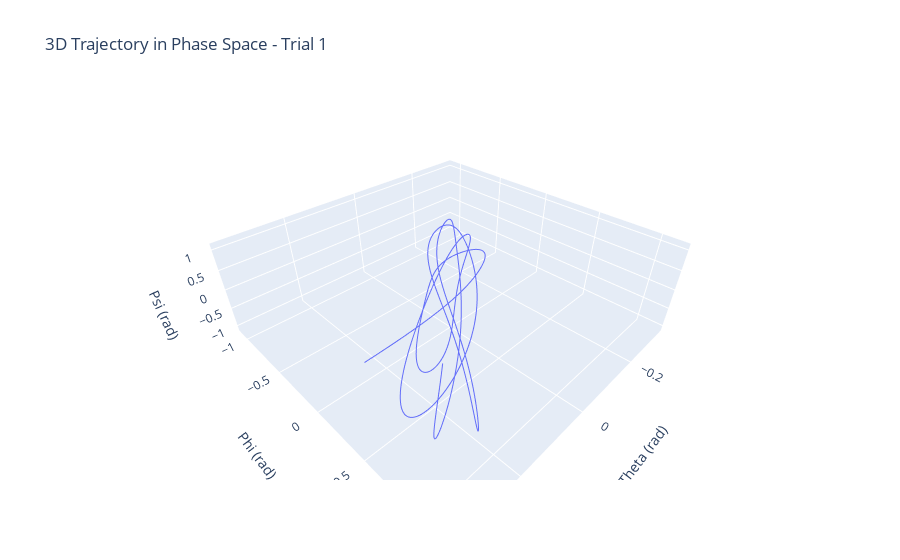
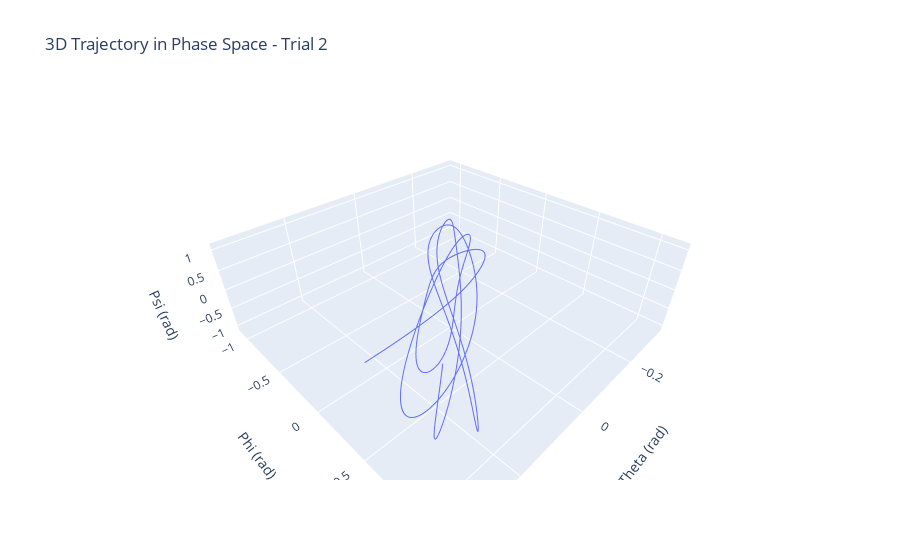
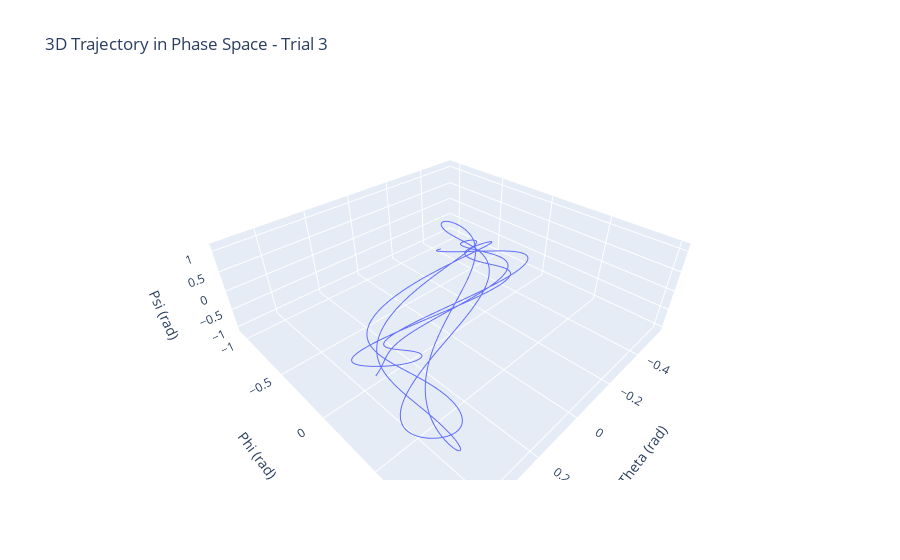
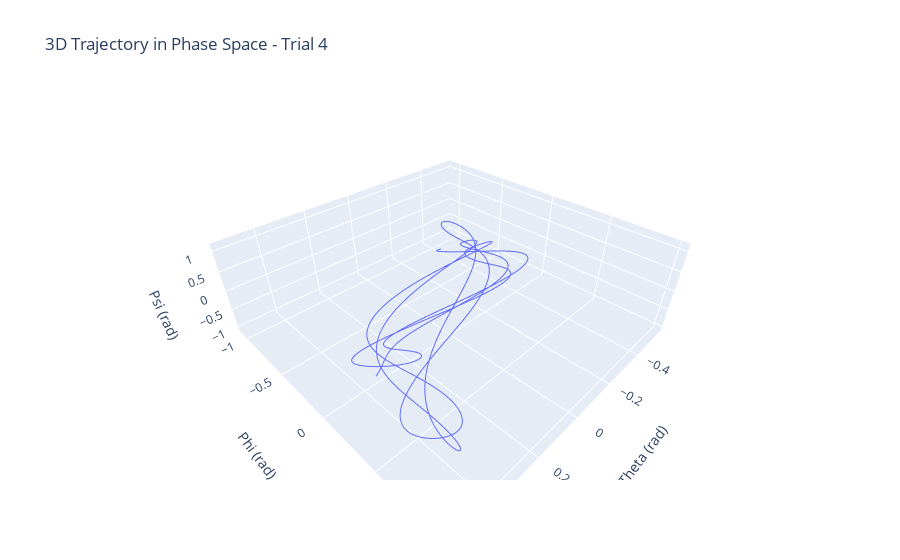

Notebook code cell kept with these figures, in order:
### Markdown cell above
Plotando os resultados

### Code cell
# Extract the results
for n in range(4):
    theta, phi, psi, omega_theta, omega_phi, omega_psi = sol[n].y

    # Create a 3D plot for each trial
    fig = go.Figure(data=[go.Scatter3d(x=theta, y=phi, z=psi, mode='lines', name=f'Trial {n+1}')])

    fig.update_layout(scene=dict(aspectratio=dict(x=1.5, y=1.5, z=0.5)))
    fig.update_layout(scene=dict(xaxis=dict(title='Theta (rad)'),
                                 yaxis=dict(title='Phi (rad)'),
                                 zaxis=dict(title='Psi (rad)')))
    fig.update_layout(title=f'3D Trajectory in Phase Space - Trial {n+1}')

    # Save the figure with index
    # Display the figure
    fig.show()

### Figure 1 — Plotly figure (JSON) as saved in the notebook; plotly's stock layout.template omitted (floating-point values rounded to 4 significant figures; data arrays with more than 128 entries replaced by an {"elided": "..."} marker saying what was removed)
{"data": [{"mode": "lines", "name": "Trial 1", "type": "scatter3d", "x": {"elided": "1000 float values"}, "y": {"elided": "1000 float values"}, "z": {"elided": "1000 float values"}}], "layout": {"scene": {"aspectratio": {"x": 1.5, "y": 1.5, "z": 0.5}, "xaxis": {"title": {"text": "Theta (rad)"}}, "yaxis": {"title": {"text": "Phi (rad)"}}, "zaxis": {"title": {"text": "Psi (rad)"}}}, "title": {"text": "3D Trajectory in Phase Space - Trial 1"}}}

### Figure 2 — Plotly figure (JSON) as saved in the notebook; plotly's stock layout.template omitted (floating-point values rounded to 4 significant figures; data arrays with more than 128 entries replaced by an {"elided": "..."} marker saying what was removed)
{"data": [{"mode": "lines", "name": "Trial 2", "type": "scatter3d", "x": {"elided": "1000 float values"}, "y": {"elided": "1000 float values"}, "z": {"elided": "1000 float values"}}], "layout": {"scene": {"aspectratio": {"x": 1.5, "y": 1.5, "z": 0.5}, "xaxis": {"title": {"text": "Theta (rad)"}}, "yaxis": {"title": {"text": "Phi (rad)"}}, "zaxis": {"title": {"text": "Psi (rad)"}}}, "title": {"text": "3D Trajectory in Phase Space - Trial 2"}}}

### Figure 3 — Plotly figure (JSON) as saved in the notebook; plotly's stock layout.template omitted (floating-point values rounded to 4 significant figures; data arrays with more than 128 entries replaced by an {"elided": "..."} marker saying what was removed)
{"data": [{"mode": "lines", "name": "Trial 3", "type": "scatter3d", "x": {"elided": "1000 float values"}, "y": {"elided": "1000 float values"}, "z": {"elided": "1000 float values"}}], "layout": {"scene": {"aspectratio": {"x": 1.5, "y": 1.5, "z": 0.5}, "xaxis": {"title": {"text": "Theta (rad)"}}, "yaxis": {"title": {"text": "Phi (rad)"}}, "zaxis": {"title": {"text": "Psi (rad)"}}}, "title": {"text": "3D Trajectory in Phase Space - Trial 3"}}}

### Figure 4 — Plotly figure (JSON) as saved in the notebook; plotly's stock layout.template omitted (floating-point values rounded to 4 significant figures; data arrays with more than 128 entries replaced by an {"elided": "..."} marker saying what was removed)
{"data": [{"mode": "lines", "name": "Trial 4", "type": "scatter3d", "x": {"elided": "1000 float values"}, "y": {"elided": "1000 float values"}, "z": {"elided": "1000 float values"}}], "layout": {"scene": {"aspectratio": {"x": 1.5, "y": 1.5, "z": 0.5}, "xaxis": {"title": {"text": "Theta (rad)"}}, "yaxis": {"title": {"text": "Phi (rad)"}}, "zaxis": {"title": {"text": "Psi (rad)"}}}, "title": {"text": "3D Trajectory in Phase Space - Trial 4"}}}
